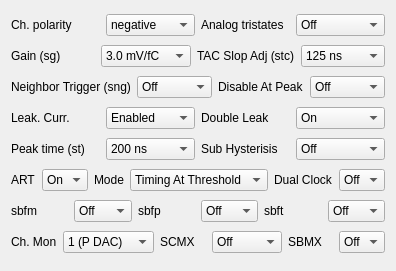
    <widget class="QWidget" name="">
     <property name="geometry">
      <rect>
       <x>10</x>
       <y>33</y>
       <width>281</width>
       <height>271</height>
      </rect>
     </property>
     <layout class="QVBoxLayout" name="verticalLayout">
      <item>
       <layout class="QHBoxLayout" name="horizontalLayout">
        <item>
         <widget class="QLabel" name="spgLabel">
          <property name="font">
           <font>
            <family>Arial</family>
            <pointsize>9</pointsize>
           </font>
          </property>
          <property name="text">
           <string>Ch. polarity</string>
          </property>
         </widget>
        </item>
        <item>
         <widget class="QComboBox" name="spg">
          <property name="font">
           <font>
            <family>Arial</family>
            <pointsize>9</pointsize>
           </font>
          </property>
          <property name="currentIndex">
           <number>0</number>
          </property>
          <item>
           <property name="text">
            <string>negative</string>
           </property>
          </item>
          <item>
           <property name="text">
            <string>positive</string>
           </property>
          </item>
         </widget>
        </item>
        <item>
         <widget class="QLabel" name="sdrvLabel">
          <property name="font">
           <font>
            <family>Arial</family>
            <pointsize>9</pointsize>
           </font>
          </property>
          <property name="text">
           <string>Analog tristates</string>
          </property>
         </widget>
        </item>
        <item>
         <widget class="QComboBox" name="sdrv">
          <property name="font">
           <font>
            <family>Arial</family>
            <pointsize>9</pointsize>
           </font>
          </property>
          <property name="currentIndex">
           <number>0</number>
          </property>
          <item>
           <property name="text">
            <string>Off</string>
           </property>
          </item>
          <item>
           <property name="text">
            <string>On</string>
           </property>
          </item>
         </widget>
        </item>
       </layout>
      </item>
      <item>
       <layout class="QHBoxLayout" name="horizontalLayout_2">
        <item>
         <widget class="QLabel" name="sgLabel">
          <property name="font">
           <font>
            <family>Arial</family>
            <pointsize>9</pointsize>
           </font>
          </property>
          <property name="text">
           <string>Gain (sg)</string>
          </property>
         </widget>
        </item>
        <item>
         <widget class="QComboBox" name="sg">
          <property name="font">
           <font>
            <family>Arial</family>
            <pointsize>9</pointsize>
           </font>
          </property>
          <property name="currentIndex">
           <number>2</number>
          </property>
          <item>
           <property name="text">
            <string>0.5 mV/fC</string>
           </property>
          </item>
          <item>
           <property name="text">
            <string>1.0 mV/fC</string>
           </property>
          </item>
          <item>
           <property name="text">
            <string>3.0 mV/fC</string>
           </property>
          </item>
          <item>
           <property name="text">
            <string>4.5 mV/fC</string>
           </property>
          </item>
          <item>
           <property name="text">
            <string>6.0 mV/fC</string>
           </property>
          </item>
          <item>
           <property name="text">
            <string>9.0 mV/fC</string>
           </property>
          </item>
          <item>
           <property name="text">
            <string>12.0 mV/fC</string>
           </property>
          </item>
          <item>
           <property name="text">
            <string>16.0 mV/fC</string>
           </property>
          </item>
         </widget>
        </item>
        <item>
         <widget class="QLabel" name="stcLabel">
          <property name="font">
           <font>
            <family>Arial</family>
            <pointsize>9</pointsize>
           </font>
          </property>
          <property name="text">
           <string>TAC Slop Adj (stc)</string>
          </property>
         </widget>
        </item>
        <item>
         <widget class="QComboBox" name="stc">
          <property name="font">
           <font>
            <family>Arial</family>
            <pointsize>9</pointsize>
           </font>
          </property>
          <property name="currentIndex">
           <number>0</number>
          </property>
          <property name="maxVisibleItems">
           <number>16</number>
          </property>
          <item>
           <property name="text">
            <string>125 ns</string>
           </property>
          </item>
          <item>
           <property name="text">
            <string>250 ns</string>
           </property>
          </item>
          <item>
           <property name="text">
            <string>500 ns</string>
           </property>
          </item>
          <item>
           <property name="text">
            <string>1000 ns</string>
           </property>
          </item>
         </widget>
        </item>
       </layout>
      </item>
      <item>
       <layout class="QHBoxLayout" name="horizontalLayout_6">
        <item>
         <widget class="QLabel" name="sngLabel">
          <property name="font">
           <font>
            <family>Arial</family>
            <pointsize>9</pointsize>
           </font>
          </property>
          <property name="text">
           <string>Neighbor Trigger (sng)</string>
          </property>
         </widget>
        </item>
        <item>
         <widget class="QComboBox" name="sng">
          <property name="font">
           <font>
            <family>Arial</family>
            <pointsize>9</pointsize>
           </font>
          </property>
          <property name="currentIndex">
           <number>0</number>
          </property>
          <item>
           <property name="text">
            <string>Off</string>
           </property>
          </item>
          <item>
           <property name="text">
            <string>On</string>
           </property>
          </item>
         </widget>
        </item>
        <item>
         <widget class="QLabel" name="sdpLabel">
          <property name="font">
           <font>
            <family>Arial</family>
            <pointsize>9</pointsize>
           </font>
          </property>
          <property name="text">
           <string>Disable At Peak</string>
          </property>
         </widget>
        </item>
        <item>
         <widget class="QComboBox" name="sdp">
          <property name="font">
           <font>
            <family>Arial</family>
            <pointsize>9</pointsize>
           </font>
          </property>
          <item>
           <property name="text">
            <string>Off</string>
           </property>
          </item>
          <item>
           <property name="text">
            <string>On</string>
           </property>
          </item>
         </widget>
        </item>
       </layout>
      </item>
      <item>
       <layout class="QHBoxLayout" name="horizontalLayout_3">
        <item>
         <widget class="QLabel" name="slgLabel">
          <property name="font">
           <font>
            <family>Arial</family>
            <pointsize>9</pointsize>
           </font>
          </property>
          <property name="text">
           <string>Leak. Curr.</string>
          </property>
         </widget>
        </item>
        <item>
         <widget class="QComboBox" name="slg">
          <property name="font">
           <font>
            <family>Arial</family>
            <pointsize>9</pointsize>
           </font>
          </property>
          <property name="currentIndex">
           <number>0</number>
          </property>
          <item>
           <property name="text">
            <string>Enabled</string>
           </property>
          </item>
          <item>
           <property name="text">
            <string>Disabled</string>
           </property>
          </item>
         </widget>
        </item>
        <item>
         <widget class="QLabel" name="sfmLabel">
          <property name="font">
           <font>
            <family>Arial</family>
            <pointsize>9</pointsize>
           </font>
          </property>
          <property name="text">
           <string>Double Leak</string>
          </property>
         </widget>
        </item>
        <item>
         <widget class="QComboBox" name="sfm">
          <property name="font">
           <font>
            <family>Arial</family>
            <pointsize>9</pointsize>
           </font>
          </property>
          <property name="currentIndex">
           <number>1</number>
          </property>
          <item>
           <property name="text">
            <string>Off</string>
           </property>
          </item>
          <item>
           <property name="text">
            <string>On</string>
           </property>
          </item>
         </widget>
        </item>
       </layout>
      </item>
      <item>
       <layout class="QHBoxLayout" name="horizontalLayout_7">
        <item>
         <widget class="QLabel" name="stLabel">
          <property name="font">
           <font>
            <family>Arial</family>
            <pointsize>9</pointsize>
           </font>
          </property>
          <property name="text">
           <string>Peak time (st)</string>
          </property>
         </widget>
        </item>
        <item>
         <widget class="QComboBox" name="st">
          <property name="font">
           <font>
            <family>Arial</family>
            <pointsize>9</pointsize>
           </font>
          </property>
          <property name="currentIndex">
           <number>0</number>
          </property>
          <item>
           <property name="text">
            <string>200 ns</string>
           </property>
          </item>
          <item>
           <property name="text">
            <string>100 ns</string>
           </property>
          </item>
          <item>
           <property name="text">
            <string>50 ns</string>
           </property>
          </item>
          <item>
           <property name="text">
            <string>25 ns</string>
           </property>
          </item>
         </widget>
        </item>
        <item>
         <widget class="QLabel" name="sshLabel">
          <property name="font">
           <font>
            <family>Arial</family>
            <pointsize>9</pointsize>
           </font>
          </property>
          <property name="text">
           <string>Sub Hysterisis </string>
          </property>
         </widget>
        </item>
        <item>
         <widget class="QComboBox" name="ssh">
          <property name="font">
           <font>
            <family>Arial</family>
            <pointsize>9</pointsize>
           </font>
          </property>
          <item>
           <property name="text">
            <string>Off</string>
           </property>
          </item>
          <item>
           <property name="text">
            <string>On</string>
           </property>
          </item>
         </widget>
        </item>
       </layout>
      </item>
      <item>
       <layout class="QHBoxLayout" name="horizontalLayout_9">
        <item>
         <widget class="QLabel" name="sfaLabel">
          <property name="font">
           <font>
            <family>Arial</family>
            <pointsize>9</pointsize>
           </font>
          </property>
          <property name="text">
           <string>ART</string>
          </property>
         </widget>
        </item>
        <item>
         <widget class="QComboBox" name="sfa">
          <property name="font">
           <font>
            <family>Arial</family>
            <pointsize>9</pointsize>
           </font>
          </property>
          <property name="currentIndex">
           <number>1</number>
          </property>
          <item>
           <property name="text">
            <string>Off</string>
           </property>
          </item>
          <item>
           <property name="text">
            <string>On</string>
           </property>
          </item>
         </widget>
        </item>
        <item>
         <widget class="QLabel" name="sfamLabel">
          <property name="font">
           <font>
            <family>Arial</family>
            <pointsize>9</pointsize>
           </font>
          </property>
          <property name="text">
           <string>Mode</string>
          </property>
         </widget>
        </item>
        <item>
         <widget class="QComboBox" name="sfam">
          <property name="font">
           <font>
            <family>Arial</family>
            <pointsize>9</pointsize>
           </font>
          </property>
          <item>
           <property name="text">
            <string>Timing At Threshold</string>
           </property>
          </item>
          <item>
           <property name="text">
            <string>Timing At Peak</string>
           </property>
          </item>
         </widget>
        </item>
        <item>
         <widget class="QLabel" name="sdckaLabel">
          <property name="font">
           <font>
            <family>Arial</family>
            <pointsize>9</pointsize>
           </font>
          </property>
          <property name="text">
           <string>Dual Clock</string>
          </property>
         </widget>
        </item>
        <item>
         <widget class="QComboBox" name="sdcka">
          <property name="font">
           <font>
            <family>Arial</family>
            <pointsize>9</pointsize>
           </font>
          </property>
          <property name="currentIndex">
           <number>0</number>
          </property>
          <item>
           <property name="text">
            <string>Off</string>
           </property>
          </item>
          <item>
           <property name="text">
            <string>On</string>
           </property>
          </item>
         </widget>
        </item>
       </layout>
      </item>
      <item>
       <layout class="QHBoxLayout" name="horizontalLayout_5">
        <item>
         <widget class="QLabel" name="sbfmLabel">
          <property name="font">
           <font>
            <family>Arial</family>
            <pointsize>9</pointsize>
           </font>
          </property>
          <property name="text">
           <string>sbfm</string>
          </property>
         </widget>
        </item>
        <item>
         <widget class="QComboBox" name="sbfm">
          <property name="font">
           <font>
            <family>Arial</family>
            <pointsize>9</pointsize>
           </font>
          </property>
          <property name="focusPolicy">
           <enum>Qt::StrongFocus</enum>
          </property>
          <property name="currentIndex">
           <number>0</number>
          </property>
          <item>
           <property name="text">
            <string>Off</string>
           </property>
          </item>
          <item>
           <property name="text">
            <string>On</string>
           </property>
          </item>
         </widget>
        </item>
        <item>
         <widget class="QLabel" name="sbfpLabel">
          <property name="font">
           <font>
            <family>Arial</family>
            <pointsize>9</pointsize>
           </font>
          </property>
          <property name="text">
           <string>sbfp</string>
          </property>
         </widget>
        </item>
        <item>
         <widget class="QComboBox" name="sbfp">
          <property name="font">
           <font>
            <family>Arial</family>
            <pointsize>9</pointsize>
           </font>
          </property>
          <property name="currentIndex">
           <number>0</number>
          </property>
          <item>
           <property name="text">
            <string>Off</string>
           </property>
          </item>
          <item>
           <property name="text">
            <string>On</string>
           </property>
          </item>
         </widget>
        </item>
        <item>
         <widget class="QLabel" name="sbftLabel">
          <property name="font">
           <font>
            <family>Arial</family>
            <pointsize>9</pointsize>
           </font>
          </property>
          <property name="text">
           <string>sbft</string>
          </property>
         </widget>
        </item>
        <item>
         <widget class="QComboBox" name="sbft">
          <property name="font">
           <font>
            <family>Arial</family>
            <pointsize>9</pointsize>
           </font>
          </property>
          <property name="currentIndex">
           <number>0</number>
          </property>
          <item>
           <property name="text">
            <string>Off</string>
           </property>
          </item>
          <item>
           <property name="text">
            <string>On</string>
           </property>
          </item>
         </widget>
        </item>
       </layout>
      </item>
      <item>
       <layout class="QHBoxLayout" name="horizontalLayout_8">
        <item>
         <widget class="QLabel" name="sm5_sm0Label">
          <property name="font">
           <font>
            <family>Arial</family>
            <pointsize>9</pointsize>
           </font>
          </property>
          <property name="text">
           <string>Ch. Mon</string>
          </property>
         </widget>
        </item>
        <item>
         <widget class="QComboBox" name="sm5_sm0">
          <property name="font">
           <font>
            <family>Arial</family>
            <pointsize>9</pointsize>
           </font>
          </property>
          <item>
           <property name="text">
            <string>1 (P DAC)</string>
           </property>
          </item>
          <item>
           <property name="text">
            <string>2 (Th DAC)</string>
           </property>
          </item>
          <item>
           <property name="text">
            <string>3 (BG V)</string>
           </property>
          </item>
          <item>
           <property name="text">
            <string>4 (T sens)</string>
           </property>
          </item>
          <item>
           <property name="text">
            <string>5</string>
           </property>
          </item>
          <item>
           <property name="text">
            <string>6</string>
           </property>
          </item>
          <item>
           <property name="text">
            <string>7</string>
           </property>
          </item>
          <item>
           <property name="text">
            <string>8</string>
           </property>
          </item>
          <item>
           <property name="text">
            <string>9</string>
           </property>
          </item>
          <item>
           <property name="text">
            <string>10</string>
           </property>
          </item>
          <item>
           <property name="text">
            <string>11</string>
           </property>
          </item>
          <item>
           <property name="text">
            <string>12</string>
           </property>
          </item>
          <item>
           <property name="text">
            <string>13</string>
           </property>
          </item>
          <item>
           <property name="text">
            <string>14</string>
           </property>
          </item>
          <item>
           <property name="text">
            <string>15</string>
           </property>
          </item>
          <item>
           <property name="text">
            <string>16</string>
           </property>
          </item>
          <item>
           <property name="text">
            <string>17</string>
           </property>
          </item>
          <item>
           <property name="text">
            <string>18</string>
           </property>
          </item>
          <item>
           <property name="text">
            <string>19</string>
           </property>
          </item>
          <item>
           <property name="text">
            <string>20</string>
           </property>
          </item>
          <item>
           <property name="text">
            <string>21</string>
           </property>
          </item>
          <item>
           <property name="text">
            <string>22</string>
           </property>
          </item>
          <item>
           <property name="text">
            <string>23</string>
           </property>
          </item>
          <item>
           <property name="text">
            <string>24</string>
           </property>
          </item>
          <item>
           <property name="text">
            <string>25</string>
           </property>
          </item>
          <item>
           <property name="text">
            <string>26</string>
           </property>
          </item>
          <item>
           <property name="text">
            <string>27</string>
           </property>
          </item>
          <item>
           <property name="text">
            <string>28</string>
           </property>
          </item>
          <item>
           <property name="text">
            <string>29</string>
           </property>
          </item>
          <item>
           <property name="text">
            <string>30</string>
           </property>
          </item>
          <item>
           <property name="text">
            <string>31</string>
           </property>
          </item>
          <item>
           <property name="text">
            <string>32</string>
           </property>
          </item>
          <item>
           <property name="text">
            <string>33</string>
           </property>
          </item>
          <item>
           <property name="text">
            <string>34</string>
           </property>
          </item>
          <item>
           <property name="text">
            <string>35</string>
           </property>
          </item>
          <item>
           <property name="text">
            <string>36</string>
           </property>
          </item>
          <item>
           <property name="text">
            <string>37</string>
           </property>
          </item>
          <item>
           <property name="text">
            <string>38</string>
           </property>
          </item>
          <item>
           <property name="text">
            <string>39</string>
           </property>
          </item>
          <item>
           <property name="text">
            <string>40</string>
           </property>
          </item>
          <item>
           <property name="text">
            <string>41</string>
           </property>
          </item>
          <item>
           <property name="text">
            <string>42</string>
           </property>
          </item>
          <item>
           <property name="text">
            <string>43</string>
           </property>
          </item>
          <item>
           <property name="text">
            <string>44</string>
           </property>
          </item>
          <item>
           <property name="text">
            <string>45</string>
           </property>
          </item>
          <item>
           <property name="text">
            <string>46</string>
           </property>
          </item>
          <item>
           <property name="text">
            <string>47</string>
           </property>
          </item>
          <item>
           <property name="text">
            <string>48</string>
           </property>
          </item>
          <item>
           <property name="text">
            <string>49</string>
           </property>
          </item>
          <item>
           <property name="text">
            <string>50</string>
           </property>
          </item>
          <item>
           <property name="text">
            <string>51</string>
           </property>
          </item>
          <item>
           <property name="text">
            <string>52</string>
           </property>
          </item>
          <item>
           <property name="text">
            <string>53</string>
           </property>
          </item>
          <item>
           <property name="text">
            <string>54</string>
           </property>
          </item>
          <item>
           <property name="text">
            <string>55</string>
           </property>
          </item>
          <item>
           <property name="text">
            <string>56</string>
           </property>
          </item>
          <item>
           <property name="text">
            <string>57</string>
           </property>
          </item>
          <item>
           <property name="text">
            <string>58</string>
           </property>
          </item>
          <item>
           <property name="text">
            <string>59</string>
           </property>
          </item>
          <item>
           <property name="text">
            <string>60</string>
           </property>
          </item>
          <item>
           <property name="text">
            <string>61</string>
           </property>
          </item>
          <item>
           <property name="text">
            <string>62</string>
           </property>
          </item>
          <item>
           <property name="text">
            <string>63</string>
           </property>
          </item>
          <item>
           <property name="text">
            <string>64</string>
           </property>
          </item>
         </widget>
        </item>
        <item>
         <widget class="QLabel" name="scmxLabel">
          <property name="font">
           <font>
            <family>Arial</family>
            <pointsize>9</pointsize>
           </font>
          </property>
          <property name="text">
           <string>SCMX</string>
          </property>
         </widget>
        </item>
        <item>
         <widget class="QComboBox" name="scmx">
          <property name="font">
           <font>
            <family>Arial</family>
            <pointsize>9</pointsize>
           </font>
          </property>
          <item>
           <property name="text">
            <string>Off</string>
           </property>
          </item>
          <item>
           <property name="text">
            <string>On (ch)</string>
           </property>
          </item>
         </widget>
        </item>
        <item>
         <widget class="QLabel" name="sbmxLabel">
          <property name="font">
           <font>
            <family>Arial</family>
            <pointsize>9</pointsize>
           </font>
          </property>
          <property name="text">
           <string>SBMX</string>
          </property>
         </widget>
        </item>
        <item>
         <widget class="QComboBox" name="sbmx">
          <property name="font">
           <font>
            <family>Arial</family>
            <pointsize>9</pointsize>
           </font>
          </property>
          <item>
           <property name="text">
            <string>Off</string>
           </property>
          </item>
          <item>
           <property name="text">
            <string>On</string>
           </property>
          </item>
         </widget>
        </item>
       </layout>
      </item>
     </layout>
    </widget>
